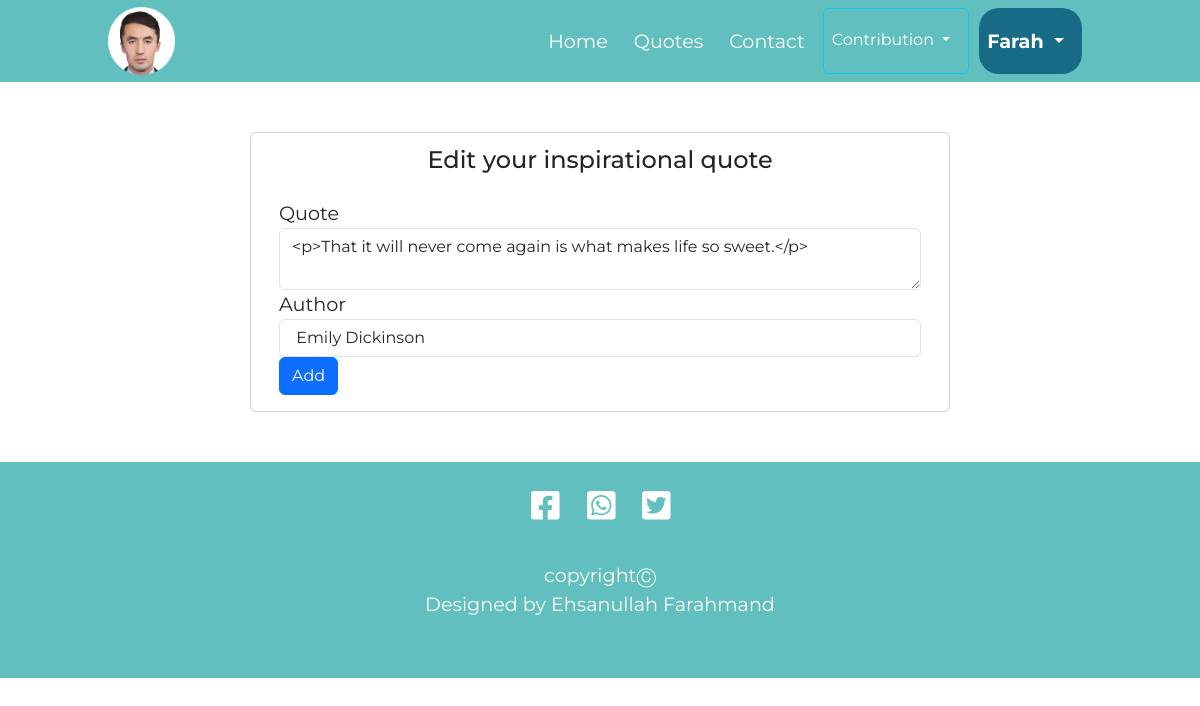
The page /edit?i=2 (signed in) on the database its author committed.
### main.py (models this page shows, shortened)
class User(UserMixin, Base):
    __tablename__ = "users"
    id = Column(Integer, primary_key=True)
    name = Column(String, nullable=False, unique=True)
    email = Column(String, nullable=False, unique=True)
    password = Column(String, nullable=False)
    quote = relationship("Quotes", backref="user")

class Quotes(Base):
    __tablename__ = "quotes"
    id = Column(Integer, primary_key=True)
    quote = Column(String, nullable=False)
    author = Column(String, nullable=False)
    user_id = Column(Integer, ForeignKey("users.id"))
    user_name = Column(String, nullable=False)

### main.py (the view)
@app.route("/edit", methods=["POST", "GET"])
def edit():
    quote = session.query(Quotes).get(request.args.get("i"))
    edit_quote = QuoteForm(
        quote=quote.quote,
        author=quote.author
    )
    if edit_quote.validate_on_submit():
        quote.quote = edit_quote.quote.data
        quote.author = edit_quote.author.data
        session.commit()
        return redirect(url_for("quotes"))
    return render_template("edit.html", form=edit_quote, user=current_user)

### main.py
class QuoteForm(FlaskForm):
    quote = CKEditorField("Quote", validators=[DataRequired()])
    author = StringField("Author", validators=[DataRequired()])
    submit = SubmitField("Add")

### main.py (called while the page is built)
@login_manager.user_loader
def load_user(user_id):
    return session.query(User).get(int(user_id))

### templates/edit.html (shortened to what this page needs)
{% include("header.html") %}
{% import "bootstrap/wtf.html" as wtf %}
{% block  body %}
<div class="container-fluid card col-lg-7 col-md-9 col-sm-11 edit_box ">
    <h4 class="register">Edit your inspirational quote</h4>
    <div class="card-body">
        {{ wtf.quick_form(form, novalidate=False, button_map={"submit": "primary"}) }}
    </div>
</div>
{% endblock %}
{% include("footer.html") %}

### templates/header.html (shortened to what this page needs)
<!DOCTYPE html>
<html lang="en" dir="ltr">
<head>
    <link rel="stylesheet" href="../static/css/custon.css">
    <link href="https://cdn.jsdelivr.net/npm/bootstrap@5.3.1/dist/css/bootstrap.min.css" rel="stylesheet"
>
</head>
<nav class="navbar navbar-expand-lg ">
    <div class="container-fluid">
        <a class="navbar-brand nav_logo"><img width="20%" src="../static/image/1.ico"></a>
        <div class="collapse navbar-collapse" id="navbarSupportedContent">
            <ul class="navbar-nav ms-auto mb-2 mb-lg-0">
                <li class="nav-item">
                    <a class="nav-link " aria-current="page" href="{{url_for('home')}}">Home</a>
                </li>
                <li class="nav-item">
                    <a class="nav-link" href="{{url_for('quotes')}}">Quotes</a>
                </li>
                <li class="nav-item">
                    <a class="nav-link" href="#footer">Contact</a>
                </li>
                <li class="nav-item dropdown btn btn-outline-info">
                    <a class="nav-link dropdown-toggle" href="#" role="button" data-bs-toggle="dropdown"
                       aria-expanded="false">
                        Contribution
                    </a>
                </li>
                {% if user.is_authenticated %}
                <li class="nav-item dropdown profile-btn">
                    <a class="nav-link dropdown-toggle nav-link" href="#" role="button" data-bs-toggle="dropdown"
                       aria-expanded="false">
                        {{user.name[:5]}}
                    </a>
                </li>
                {% else %}
                <li class="nav-item profile-btn">
                    <a class="nav-link" href="">Guest</a>
                </li>
                {% endif %}
            </ul>
        </div>
    </div>
</nav>
<body>

### static/css/custon.css (style rules this page uses)
body { margin: 0; font-family: 'Montserrat', sans-serif !important; font-size: 1.2em !important; }
.navbar { background-color: #61C0BF !important; padding: 0.2% 8% !important; }
.nav-item { padding: 2% 0 !important; color: #FFFFFF !important; size: 2rem !important; }
.nav-item .nav-link { color: #FFFFFF !important; size: 2rem !important; }
.register { padding-top: 2% !important; text-align: center; }
a { text-decoration: none !important; margin-right: 10px !important; }
.edit_box { margin: 50px auto !important; }
.profile-btn { background-color: #176B87 !important; text-align: center !important; font-weight: bold !important; color: #FFFFFF !important; margin: 0 10px !important; border-radius: 20px !important; }

### rows shown on the page
User: name "Farah"
Quotes: quote "<p>That it will never come again is what makes life so sweet.</p>", author "Emily Dickinson"
